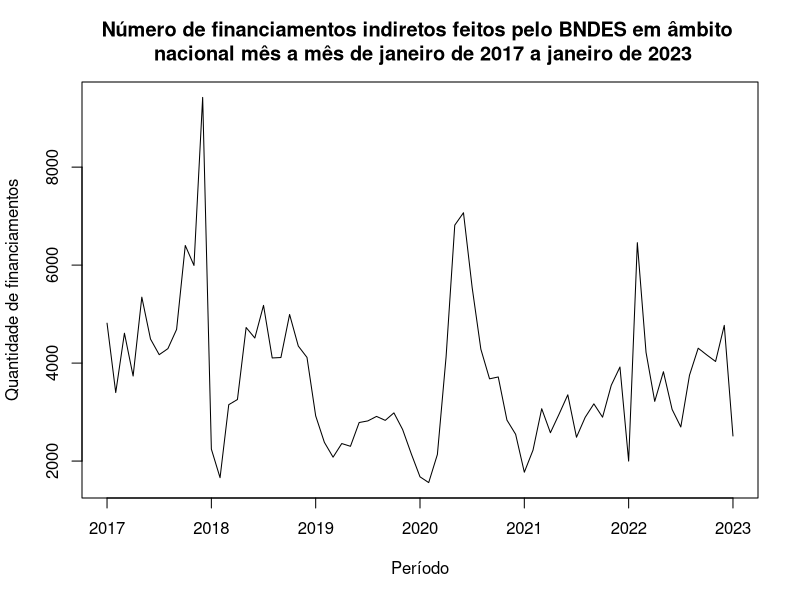
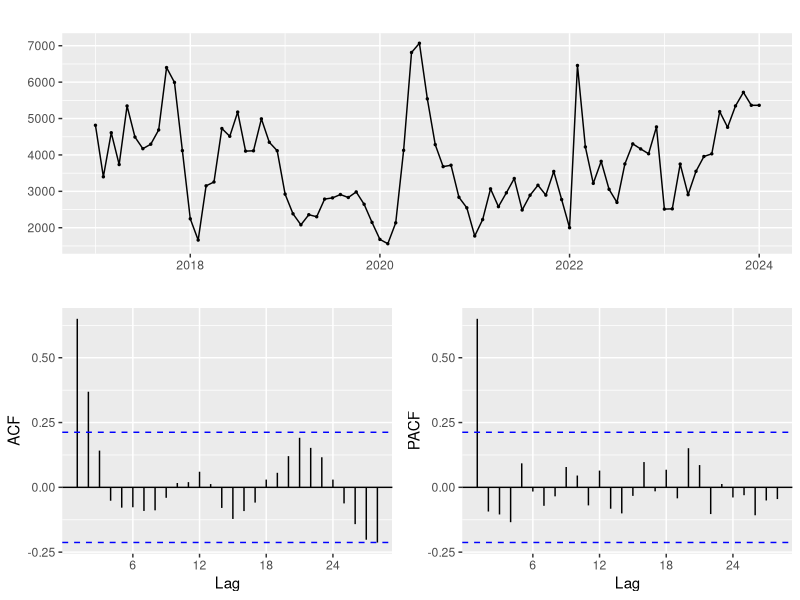
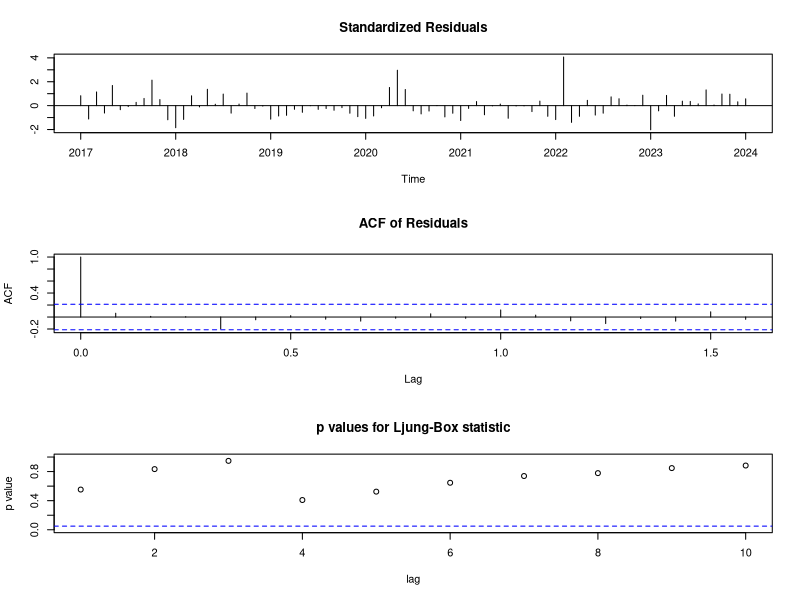

The R script that drew these images, in order:
## ---- chunk 1
library(readr)

dados <-  read_csv("dados_series.csv")
dados <-  dados$V1

serie <-  ts(dados, start = c(2017,1), end = c(2023, 1), frequency = 12 )


plot(serie, main = "Número de financiamentos indiretos feitos pelo BNDES em âmbito \n nacional mês a mês de janeiro de 2017 a janeiro de 2023", xlab = "Período", ylab = "Quantidade de financiamentos")


## ---- chunk 2
#usando a media 
dados[12] <-  (dados[11] + dados[13])/2
dados[60] <-  (dados[59] + dados[61])/2
serie <-  ts(dados, start = c(2017,1), end = c(2024, 1), frequency = 12 )

## ---- chunk 3
library(forecast)
## ---- chunk 4
ggtsdisplay(serie)
## ---- chunk 5
modelo1 <- Arima(serie, order = c(1,0,0))
modelo1
## ---- chunk 6
library(lmtest)
coeftest(modelo1)

## ---- chunk 7
#AR(2)
modelo3 <- Arima(serie, order = c(2,0,0))
modelo3 
coeftest(modelo3)

## ---- chunk 8
#ARMA(1,1)
modelo4 <- Arima(serie, order = c(1,0,1))
modelo4 
coeftest(modelo4)
## ---- chunk 9
tsdiag(modelo1)
